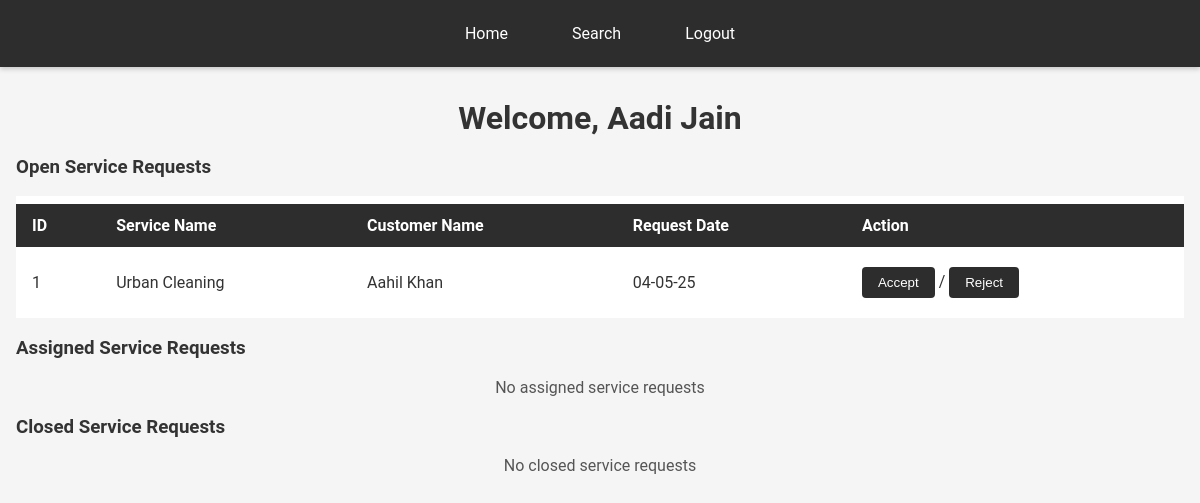
The app's page /professional_dashboard/7 with its own data.
### application/models.py (models this page shows)
class User(db.Model):
    __tablename__ = 'Users'
    id = db.Column(db.Integer, primary_key=True, autoincrement=True)
    email = db.Column(db.String, nullable=False, unique=True)
    password = db.Column(db.String, nullable=False)
    name = db.Column(db.String, nullable=False)
    role = db.Column(db.String, nullable=False)
    service_id = db.Column(db.Integer, db.ForeignKey('Services.id' , ondelete = 'CASCADE'), nullable=True)
    service_name = db.Column(db.String, nullable = True)
    service_category = db.Column(db.String, nullable = True)
    experience = db.Column(db.Integer, nullable=True)
    approval_status = db.Column(db.String, nullable=True)
    description = db.Column(db.String, nullable=True)
    contact = db.Column(db.Integer, nullable=True)
    address = db.Column(db.String, nullable=True)
    pincode = db.Column(db.Integer, nullable=True)
    __table_args__ = (
    db.CheckConstraint("role IN ('admin', 'customer', 'professional')"),
    )

class ServiceRequest(db.Model):
    __tablename__ = 'Services_requests'
    id = db.Column(db.Integer, primary_key=True, autoincrement=True)
    service_id = db.Column(db.Integer, db.ForeignKey('Services.id', ondelete = 'CASCADE'), nullable=False)
    customer_id = db.Column(db.Integer, db.ForeignKey('Users.id' , ondelete = 'CASCADE'), nullable=True)
    professional_id = db.Column(db.Integer, db.ForeignKey('Users.id' , ondelete = 'CASCADE'), nullable=True)
    professional_name = db.Column(db.String, nullable=True)
    date_of_request = db.Column(db.String, nullable=True)
    date_of_completion = db.Column(db.String, nullable=True)
    status = db.Column(db.String, default='requested')
    remarks = db.Column(db.String, nullable=True)
    rating = db.Column(db.Integer, nullable=True)
    __table_args__ = (
    db.CheckConstraint("status IN ('requested', 'assigned', 'closed')"),
    )

### app.py (the view)
@app.route("/professional_dashboard/<int:id>", methods=["GET", "POST"])
def professional_dashboard(id):
    user = User.query.filter_by(id=id).first()
    if user is None or user.role != "professional":
        return redirect("/login")
    open_service_requests = ServiceRequest.query.filter_by(status="requested").filter_by(professional_id=id).all()
    for request in open_service_requests:
        request.customer_name = User.query.filter_by(id=request.customer_id).first().name
        request.service_name = Service.query.filter_by(id=request.service_id).first().name
    assigned_service_requests = ServiceRequest.query.filter_by(status="assigned").filter_by(professional_id=id).all()
    for request in assigned_service_requests:
        request.customer_name = User.query.filter_by(id=request.customer_id).first().name
        request.service_name = Service.query.filter_by(id=request.service_id).first().name
    closed_service_requests = ServiceRequest.query.filter_by(status="closed").filter_by(professional_id=id).all()
    for request in closed_service_requests:
        request.customer_name = User.query.filter_by(id=request.customer_id).first().name
        request.service_name = Service.query.filter_by(id=request.service_id).first().name
    return render_template("professional_dashboard.html", user=user, open_service_requests=open_service_requests , assigned_service_requests=assigned_service_requests , closed_service_requests=closed_service_requests)

### templates/professional_dashboard.html (shortened to what this page needs)
<!DOCTYPE html>
<html lang="en">
<head>
    <link rel="stylesheet" href="/static/styles.css">
</head>
<body>
    <nav>
        <a href="/professional_dashboard/{{user.id}}">Home</a>
        <a href="/professional_dashboard/search/{{user.id}}">Search</a>
        <a href="/login">Logout</a>
    </nav>
    <div class="container">
    {% if user.approval_status == "waiting" %}
        <h1>Please wait for approval</h1>
    {% elif user.approval_status == "rejected" %}
        <h1>Sorry, your profile has been rejected</h1>
    {% else %}
        <h1>Welcome, {{user.name}}</h1>
        <h3>Open Service Requests</h3>
        {% if open_service_requests %}
        <table>
            <thead>
                <tr>
                    <th>ID</th>
                    <th>Service Name</th>
                    <th>Customer Name</th>
                    <th>Request Date</th>
                    <th>Action</th>
                </tr>
            </thead>
            <tbody>
                {% for request in open_service_requests %}
                <tr>
                    <td>{{ request.id }}</td>
                    <td>{{ request.service_name }}</td>
                    <td>{{ request.customer_name }}</td>
                    <td>{{ request.date_of_request }}</td>
                    <td>
                        <button onclick="
                            fetch('/api/service_request/accept/{{ request.id }}' , {
                                method: 'PUT'
                            }).then(() => window.location.reload())
                        ">Accept</button> /
                        <button onclick="
                            fetch('/api/service_request/reject/{{ request.id }}' , {
                                method: 'PUT'
                            }).then(() => window.location.reload())
                        ">Reject</button>
                    </td>
                </tr>
                {% endfor %}
            </tbody>
        </table>
        {% else %}
        <p>No open service requests</p>
        {% endif %}
        <h3>Assigned Service Requests</h3>
        {% if assigned_service_requests %}
        <table>
            <thead>
                <tr>
                    <th>ID</th>
                    <th>Service Name</th>
                    <th>Customer Name</th>
                    <th>Request Date</th>
                    <th>Action</th>
                </tr>
            </thead>
            <tbody>
                {% for request in assigned_service_requests %}
                <tr>
                    <td>{{ request.id }}</td>
                    <td>{{ request.service_name }}</td>
                    <td>{{ request.customer_name }}</td>
                    <td>{{ request.date_of_request }}</td>
                    <td>
                        <button onclick="
                            fetch('/api/service_request/close/{{ request.id }}' , {
                                method: 'PUT'
                            }).then(() => window.location.reload())
                        ">Close</button>
                    </td>
                </tr>
                {% endfor %}
            </tbody>
        </table>
        {% else %}
        <p>No assigned service requests</p>
        {% endif %}
        <h3>Closed Service Requests</h3>
        {% if closed_service_requests %}
        <table>
            <thead>
                <tr>
                    <th>ID</th>
                    <th>Service Name</th>
                    <th>Customer Name</th>
                    <th>Request Date</th>
                    <th>Completion Date</th>
                    <th>Rating</th>
                </tr>
            </thead>
            <tbody>
                {% for request in closed_service_requests %}
                <tr>
                    <td>{{ request.id }}</td>
                    <td>{{ request.service_name }}</td>
                    <td>{{ request.customer_name }}</td>
                    <td>{{ request.date_of_request }}</td>
                    <td>{{ request.date_of_completion }}</td>
                    <td>{{ request.rating }}</td>
                </tr>
                {% endfor %}
            </tbody>
        </table>
        {% else %}
        <p>No closed service requests</p>
        {% endif %}
    {% endif %}
</div>
</body>
</html>

### static/styles.css (style rules this page uses)
body { font-family: 'Roboto', sans-serif; margin: 0; padding: 0; background: #f5f5f5; color: #333; }
nav { display: flex; justify-content: center; align-items: center; background-color: #2d2d2d; padding: 1rem; box-shadow: 0 2px 5px rgba(0,0,0,0.2); }
nav a { color: #fff; text-decoration: none; margin: 0 1rem; padding: 0.5rem 1rem; transition: background-color 0.3s ease; }
a { color: #fff; background-color: #2d2d2d; text-decoration: none; padding: 0.5rem 1rem; border-radius: 4px; display: inline-block; transition: background-color 0.3s ease, color 0.3s ease; }
.container { max-width: 1200px; margin: 2rem auto; padding: 0 1rem; }
h1, h2 { text-align: center; margin-bottom: 1rem; }
table { width: 100%; background: #fff; border-collapse: separate; border-spacing: 0 0.5rem; }
table th, table td { padding: 0.75rem 1rem; text-align: left; }
table th { background-color: #2d2d2d; color: #fff; }
button, input[type="submit"], input[type="button"] { background-color: #2d2d2d; color: #fff; border: none; padding: 0.5rem 1rem; border-radius: 4px; cursor: pointer; transition: background-color 0.3s ease; }
p { text-align: center; margin: 1rem 0; color: #555; }

### records on screen
User: name "Aadi Jain"
ServiceRequest: id "1", service_name "Urban Cleaning", customer_name "Aahil Khan", date_of_request "04-05-25"
